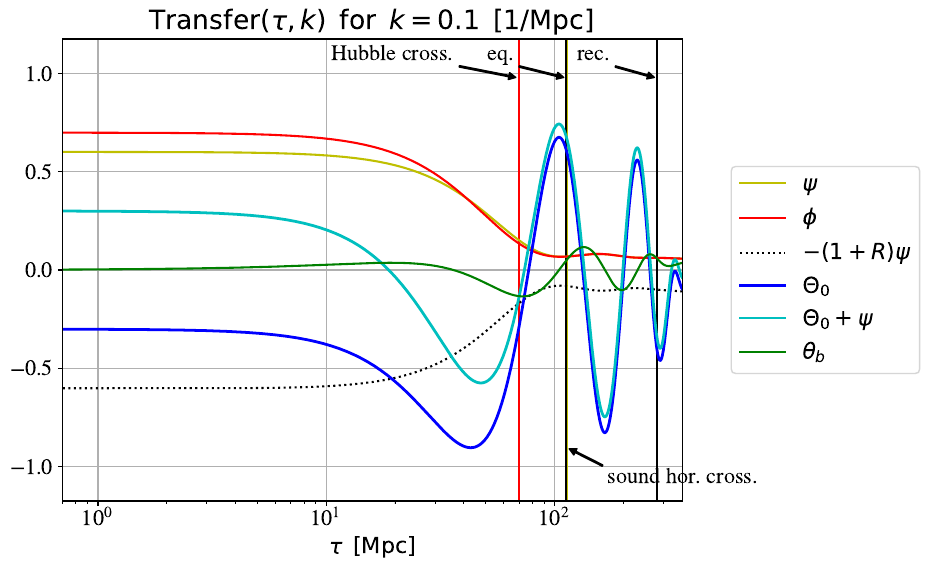

The Python source for this figure:
import matplotlib
import matplotlib.pyplot as plt
import numpy as np
from classy import Class
from scipy.optimize import fsolve
from scipy.interpolate import interp1d
import math

font = {'size'   : 16, 'family':'STIXGeneral'}
axislabelfontsize='large'
matplotlib.rc('font', **font)
matplotlib.mathtext.rcParams['legend.fontsize']='medium'
plt.rcParams["figure.figsize"] = [8.0,6.0]
#
# value of k that we want to follow in [1/Mpc]
#
k = [0.1,0.2]  # 1/Mpc
#
# Cosmological parameters and other CLASS parameters
#

common_settings = {# we need to set the output field to something although
                   # the really releveant outpout here will be set with 'k_output_values'
                   'output':'mPk',
                   # value of k we want to polot in [1/Mpc]
                   'k_output_values':k,
                   # LambdaCDM parameters
                   'h':0.67556,
                   'omega_b':0.022032,
                   'omega_cdm':0.12038,
                   'A_s':2.215e-9,
                   'n_s':0.9619,
                   'tau_reio':0.0925,
                   # Take fixed value for primordial Helium (instead of automatic BBN adjustment)
                   'YHe':0.246,
                   # other options and settings
                   'compute damping scale':'yes', # needed to output the time of damping scale crossing
                   'gauge':'newtonian'}
##############
#
# call CLASS
#
M = Class()
M.set(common_settings)
M.compute()
#
# load perturbations
#
all_k = M.get_perturbations()  # this potentially constains scalars/tensors and all k values
print all_k.viewkeys()
#
one_k = all_k['scalar'][0]     # this contains only the scalar perturbations for the requested k values
#
tau = one_k['tau [Mpc]']
Theta0 = 0.25*one_k['delta_g']
phi = one_k['phi']
psi = one_k['psi']
theta_b = one_k['theta_b']
a = one_k['a']
# compute related quantitites
R = 3./4.*M.Omega_b()/M.Omega_g()*a    # R = 3/4 * (rho_b/rho_gamma)
zero_point = -(1.+R)*psi               # zero point of oscillations: -(1.+R)*psi
#
# get Theta0 oscillation amplitude (for vertical scale of plot)
#
Theta0_amp = max(Theta0.max(),-Theta0.min())
#
# get the time of decoupling
#
quantities = M.get_current_derived_parameters(['tau_rec'])
# print times.viewkeys()
tau_rec = quantities['tau_rec']
#
# use table of background quantitites to find the time of
# Hubble crossing (k / (aH)= 2 pi), sound horizon crossing (k * rs = 2pi)
#
background = M.get_background() # load background table
#print background.viewkeys()
#
background_tau = background['conf. time [Mpc]'] # read confromal times in background table
background_z = background['z'] # read redshift
background_k_over_aH = k/background['H [1/Mpc]']*(1.+background['z']) # read k/aH = k(1+z)/H
background_k_rs = k * background['comov.snd.hrz.'] # read k * rs
background_rho_m_over_r =    (background['(.)rho_b']+background['(.)rho_cdm'])    /(background['(.)rho_g']+background['(.)rho_ur']) # read rho_r / rho_m (to find time of equality)
#
# define interpolation functions; we want the value of tau when the argument is equal to 2pi (or 1 for equality)
#
tau_at_k_over_aH = interp1d(background_k_over_aH,background_tau)
tau_at_k_rs = interp1d(background_k_rs,background_tau)
tau_at_rho_m_over_r = interp1d(background_rho_m_over_r,background_tau)
#
# finally get these times
#
tau_Hubble = tau_at_k_over_aH(2.*math.pi)
tau_s = tau_at_k_rs(2.*math.pi)
tau_eq = tau_at_rho_m_over_r(1.)
#
#################
#
# start plotting
#
#################
#
plt.xlim([tau[0],tau_rec*1.3])
plt.ylim([-1.3*Theta0_amp,1.3*Theta0_amp])
plt.xlabel(r'$\tau \,\,\, \mathrm{[Mpc]}$')
plt.title(r'$\mathrm{Transfer} (\tau,k) \,\,\, \mathrm{for} \,\,\, k=%g \,\,\, [1/\mathrm{Mpc}]$'%k)
plt.grid()
#
plt.axvline(x=tau_Hubble,color='r')
plt.axvline(x=tau_s,color='y')
plt.axvline(x=tau_eq,color='k')
plt.axvline(x=tau_rec,color='k')
#
plt.annotate(r'Hubble cross.',
                xy=(tau_Hubble,1.08*Theta0_amp),
                xytext=(0.15*tau_Hubble,1.18*Theta0_amp),
                arrowprops=dict(facecolor='black', shrink=0.05, width=1, headlength=5, headwidth=5))
plt.annotate(r'sound hor. cross.',
                 xy=(tau_s,-1.0*Theta0_amp),
                 xytext=(1.5*tau_s,-1.2*Theta0_amp),
                 arrowprops=dict(facecolor='black', shrink=0.05, width=1, headlength=5, headwidth=5))
plt.annotate(r'eq.',
                 xy=(tau_eq,1.08*Theta0_amp),
                 xytext=(0.45*tau_eq,1.18*Theta0_amp),
                 arrowprops=dict(facecolor='black', shrink=0.05, width=1, headlength=5, headwidth=5))
plt.annotate(r'rec.',
                 xy=(tau_rec,1.08*Theta0_amp),
                 xytext=(0.45*tau_rec,1.18*Theta0_amp),
                 arrowprops=dict(facecolor='black', shrink=0.05, width=1, headlength=5, headwidth=5))
#
# Possibility to add functions one by one, saving between each (for slides)
#
plt.semilogx(tau,psi,'y-',label=r'$\psi$')
#plt.legend(loc='right',bbox_to_anchor=(1.4, 0.5))
#plt.savefig('one_k_1.pdf',bbox_inches='tight')
#
plt.semilogx(tau,phi,'r-',label=r'$\phi$')
#plt.legend(loc='right',bbox_to_anchor=(1.4, 0.5))
#plt.savefig('one_k_2.pdf',bbox_inches='tight')
#
plt.semilogx(tau,zero_point,'k:',label=r'$-(1+R)\psi$')
#plt.legend(loc='right',bbox_to_anchor=(1.4, 0.5))
#plt.savefig('one_k_3.pdf',bbox_inches='tight')
#
plt.semilogx(tau,Theta0,'b-',linewidth=2,label=r'$\Theta_0$')
#plt.legend(loc='right',bbox_to_anchor=(1.4, 0.5))
#plt.savefig('one_k_4.pdf',bbox_inches='tight')
#
plt.semilogx(tau,Theta0+psi,'c-',linewidth=2,label=r'$\Theta_0+\psi$')
#plt.legend(loc='right',bbox_to_anchor=(1.4, 0.5))
#plt.savefig('one_k_5.pdf',bbox_inches='tight')
#
plt.semilogx(tau,theta_b,'g-',label=r'$\theta_b$')
plt.legend(loc='right',bbox_to_anchor=(1.4, 0.5))
plt.savefig('one_k.pdf',bbox_inches='tight')
#
